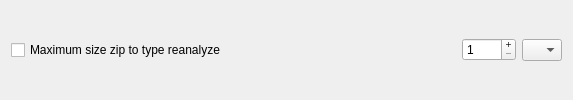
        <widget class="QFrame" name="frame10">
         <property name="frameShape">
          <enum>QFrame::NoFrame</enum>
         </property>
         <property name="frameShadow">
          <enum>QFrame::Raised</enum>
         </property>
         <layout class="QHBoxLayout" name="horizontalLayout_10">
          <property name="topMargin">
           <number>1</number>
          </property>
          <property name="bottomMargin">
           <number>1</number>
          </property>
          <item>
           <widget class="QCheckBox" name="maxSizeZipToTypeReanalzeCheckBox">
            <property name="text">
             <string>Maximum size zip to type reanalyze</string>
            </property>
           </widget>
          </item>
          <item>
           <spacer name="horizontalSpacer_11">
            <property name="orientation">
             <enum>Qt::Horizontal</enum>
            </property>
            <property name="sizeHint" stdset="0">
             <size>
              <width>230</width>
              <height>20</height>
             </size>
            </property>
           </spacer>
          </item>
          <item>
           <widget class="QSpinBox" name="maxSizeZipToTypeReanalzeSpinBox">
            <property name="buttonSymbols">
             <enum>QAbstractSpinBox::PlusMinus</enum>
            </property>
            <property name="minimum">
             <number>1</number>
            </property>
            <property name="maximum">
             <number>2048</number>
            </property>
           </widget>
          </item>
          <item>
           <widget class="QComboBox" name="maxSizeZipToTypeReanalzeComboBox">
            <item>
             <property name="text">
              <string/>
             </property>
            </item>
            <item>
             <property name="text">
              <string>K</string>
             </property>
            </item>
            <item>
             <property name="text">
              <string>M</string>
             </property>
            </item>
           </widget>
          </item>
         </layout>
        </widget>
